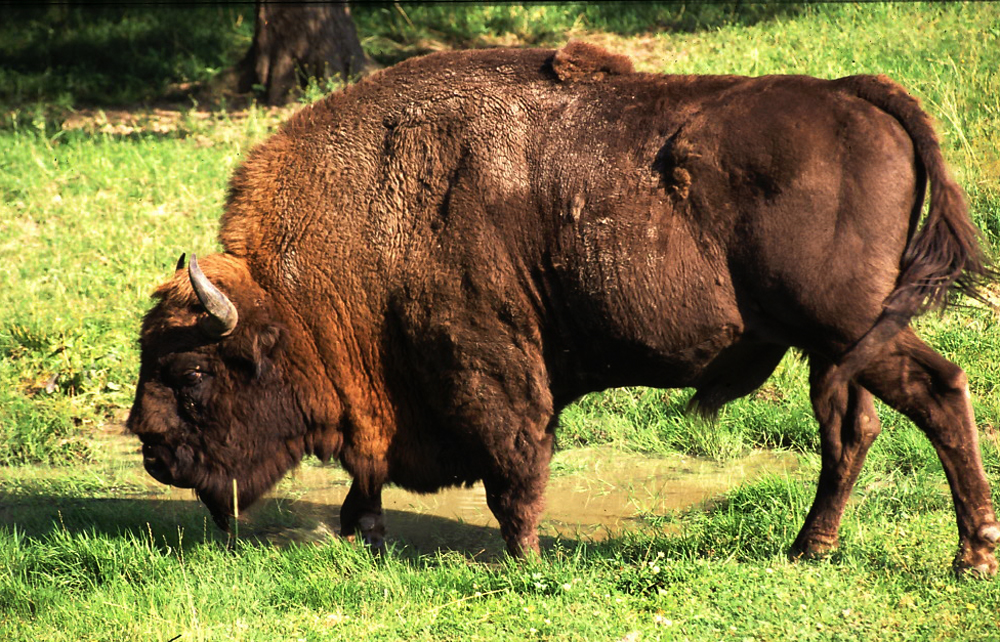
%> input picture lab3/zubr.jpg, 1000 x 642 px
$ octave lab3.m   (GNU Octave 9; MATLAB toolbox functions it lacks are replaced by stand-ins)
%> lines starting %> are read from the running program, lines starting %| are printed output that depends on the picture; in (x1, y1, x2, y2) boxes, pixels count from 0 and x2, y2 are one past the last pixel; in counts of white or black regions, pixels touching at a corner belong together; the program's own positions count from 1
clear;clc;close all;

im=rgb2gray(double(imread('zubr.jpg'))/256);
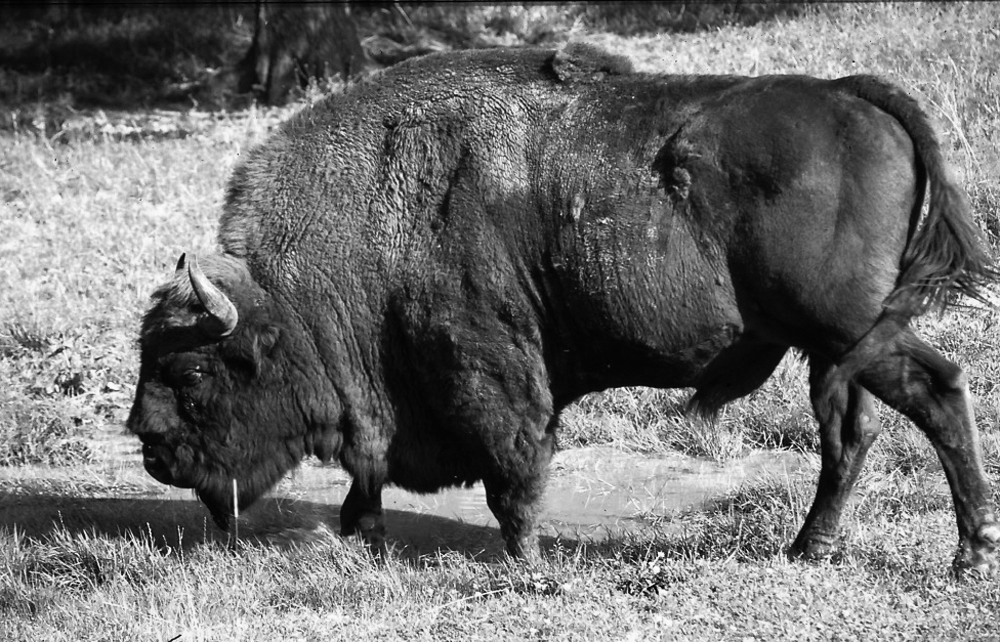
%> im: size 642x1000 double; min 0, max 0.996, mean 0.437

a=2;
b=2;
subplot(a,b,1);
imshow(im);

k=3;
f=ones(k)/k^2;
fim=imfilter(im,f);
subplot(a,b,2);
imshow(fim);

k=3;
f=-ones(k);
f((k+1)/2,(k+1)/2)=k^2;
fim=imfilter(im,f);
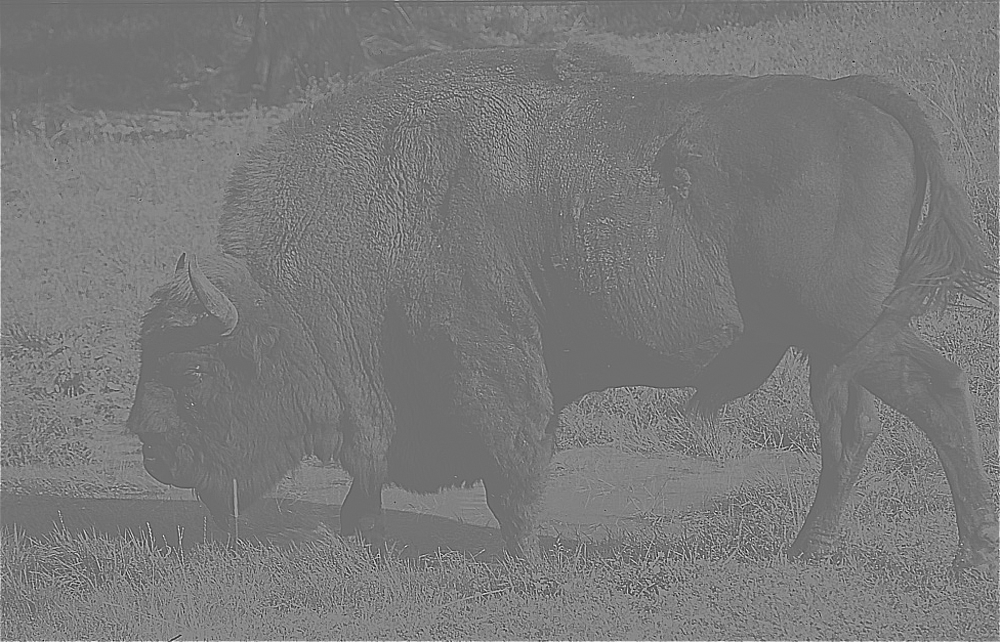
%> fim: size 642x1000 double; min -4.13, max 5.41, mean 0.444; drawn with min black and max white
subplot(a,b,3);
imshow(fim);

k=3;
f=-ones(k);
f((k+1)/2,(k+1)/2)=k^2-1;
fim=imfilter(im,f);
subplot(a,b,4);
imshow(fim);
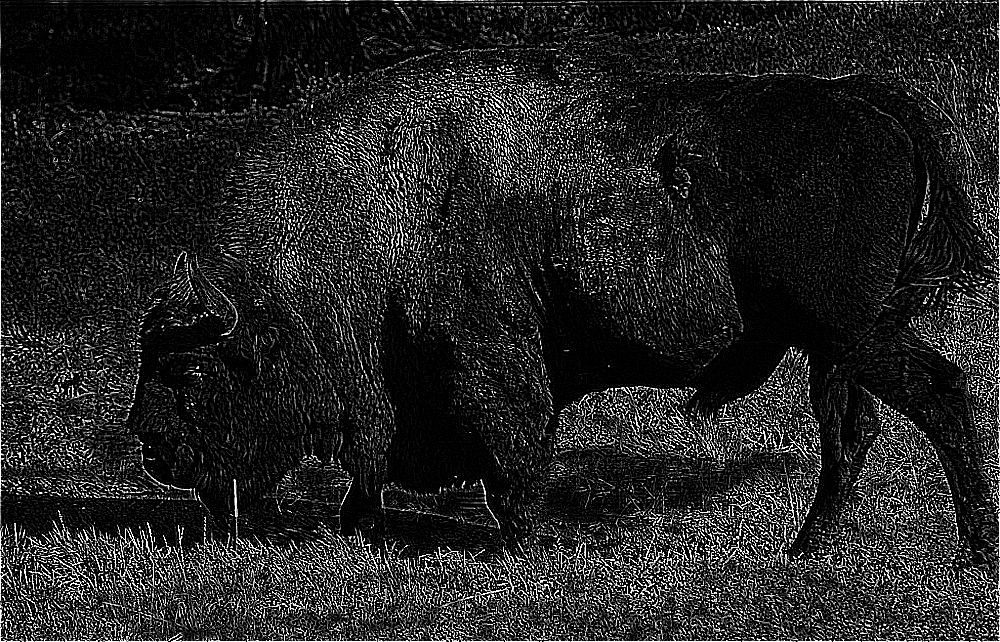
%> displayed picture: size 642x1000, on the screen's scale of 0 to 255; min 0, max 255, mean 35.5

figure;
subplot(a,b,1);
imshow(im);

k=3;
fim=medfilt2(im,[k,k]);
subplot(a,b,2);
imshow(fim);

t=.5;
t=graythresh(im)
%> t = 0.471
bim=im;
bim=imbinarize(im,t);
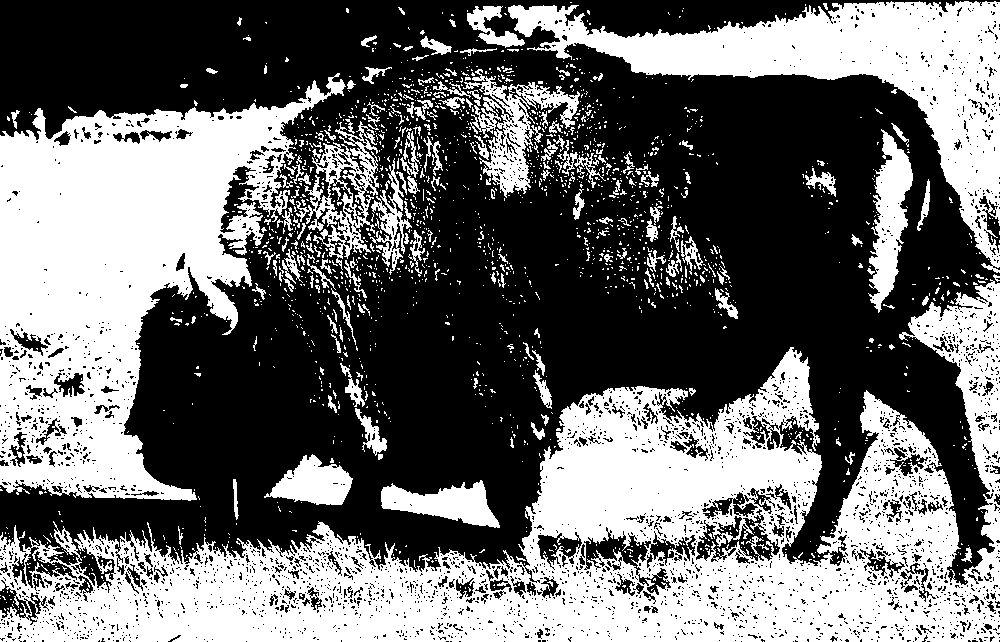
%> bim: size 642x1000 logical; 42.8% white; 1898 white regions (1703 under 20 px), largest, box (x1, y1, x2, y2) and area: (0, 279, 1000, 642) 129647, (0, 73, 346, 501) 71186, (508, 1, 1000, 273) 34590
bim(bim>t)=1;
bim(bim<=t)=0;
subplot(a,b,3);
imshow(bim);

subplot(a,b,4);
t=.55;
bim=im;
bim=imbinarize(im,t);
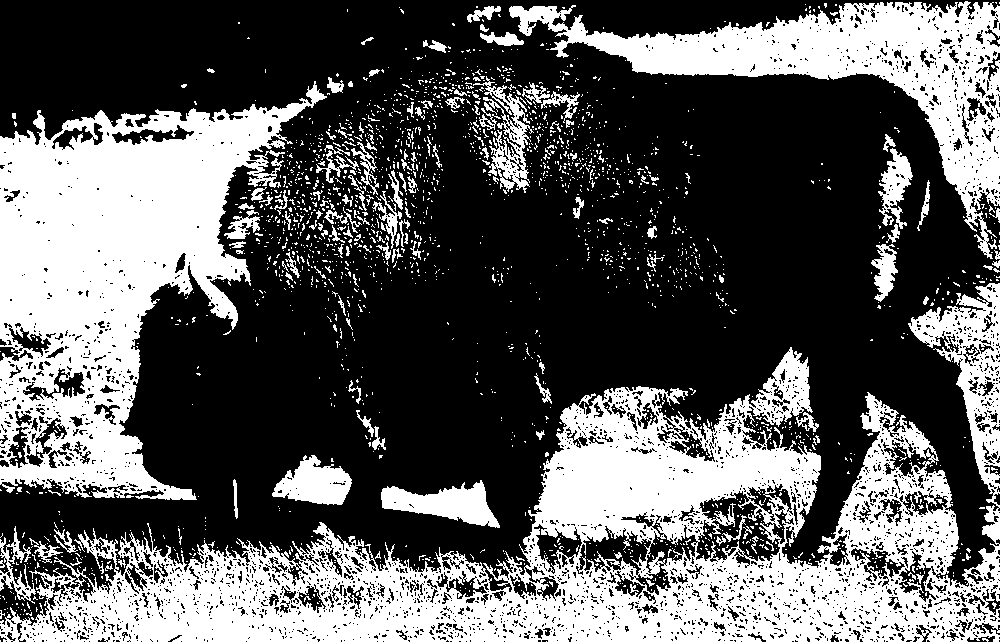
%> bim: size 642x1000 logical; 36.4% white; 2121 white regions (1970 under 20 px), largest, box (x1, y1, x2, y2) and area: (0, 283, 1000, 642) 111766, (0, 81, 327, 500) 64273, (509, 1, 1000, 259) 30226
bim=~bim;
imshow(bim);

close;
close;
figure;

subplot(a,b,1);
imshow(im);

subplot(a,b,2);
t=.55;
bim=im;
bim=imbinarize(im,t);
bim=~bim;
k=3;
bim=medfilt2(bim,[k,k]);
%> bim: size 642x1000 logical; 63.2% white; 777 black regions (646 under 20 px), largest, box (x1, y1, x2, y2) and area: (0, 348, 1000, 642) 109007, (0, 82, 326, 500) 65170, (509, 0, 1000, 259) 31102
imshow(bim);

ebim=imerode(bim, ones(3));
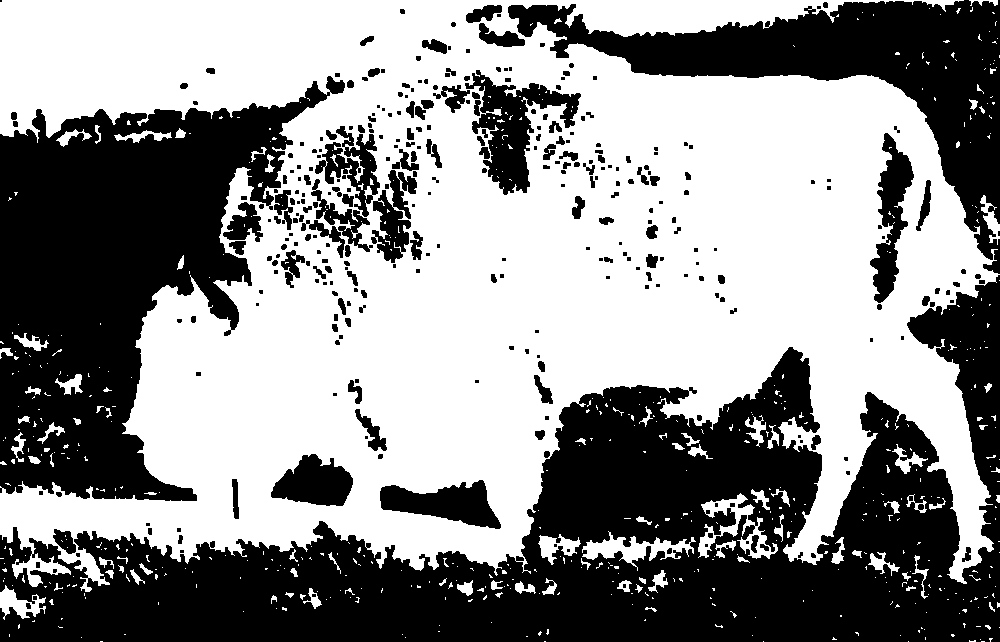
%> ebim: size 642x1000 logical; 55.4% white; 321 black regions (152 under 20 px), largest, box (x1, y1, x2, y2) and area: (0, 275, 1000, 642) 143904, (0, 76, 345, 501) 72509, (508, 0, 1000, 274) 35385
subplot(a,b,3);
imshow(ebim);

dbim=imdilate(bim, ones(3));
%> dbim: size 642x1000 logical; 71.4% white; 490 black regions (399 under 20 px), largest, box (x1, y1, x2, y2) and area: (0, 395, 1000, 642) 79685, (0, 100, 309, 499) 56837, (564, 0, 1000, 223) 25474
subplot(a,b,4);
imshow(dbim);

subplot(a,b,3);
imo=imopen(bim, ones(3));
%> imo: size 642x1000 logical; 61.1% white; 491 black regions (405 under 20 px), largest, box (x1, y1, x2, y2) and area: (0, 282, 1000, 642) 128094, (0, 82, 326, 500) 67183, (509, 0, 1000, 273) 32329
imshow(imo);

subplot(a,b,4);
imc=imclose(bim, ones(3));
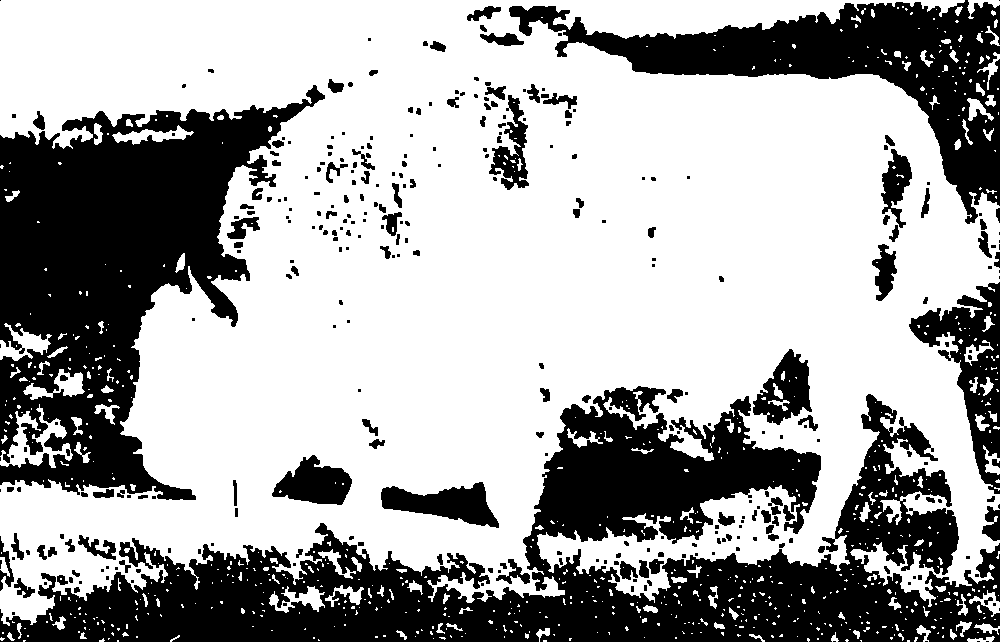
%> imc: size 642x1000 logical; 65% white; 323 black regions (176 under 20 px), largest, box (x1, y1, x2, y2) and area: (0, 386, 1000, 642) 100360, (0, 85, 325, 500) 63684, (509, 0, 1000, 224) 30410
imshow(imc);
